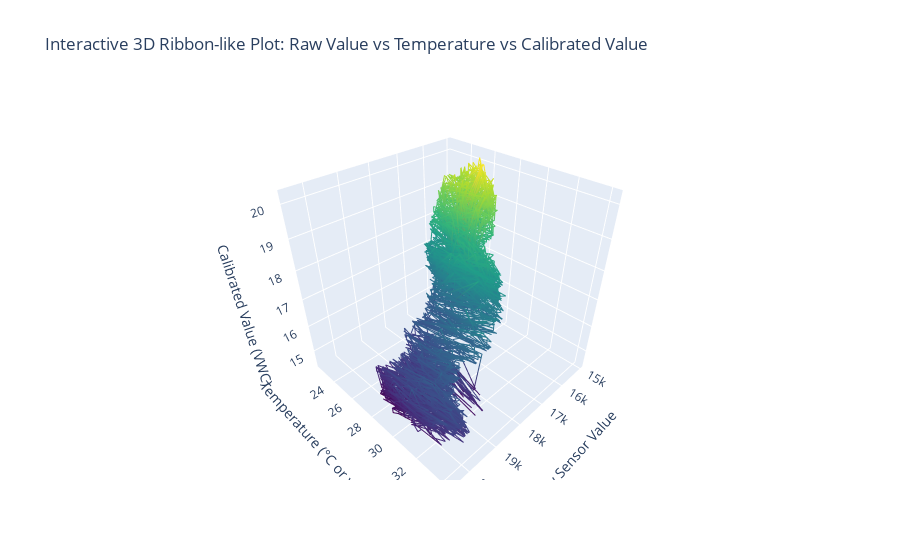

This figure's notebook cell:
### Code cell
import pandas as pd
import plotly.graph_objects as go

# Assuming your dataframes are named sm1_raw_df, sm1_vwc_df, and sm1_temp_df
# and the timestamp columns are named 'Time'
# and the value columns are named 'SM_raw', 'SM_vwc', and 'SM_temp'

# Merge the dataframes on 'Time'
merged_df = pd.merge(sm1_raw_df, sm1_vwc_df, on='Time', how='inner')
merged_df = pd.merge(merged_df, sm1_temp_df, on='Time', how='inner')

# Sort the dataframe by raw value and then by temperature
merged_df = merged_df.sort_values(by=['SM_raw', 'SM_temp'])

# Create the interactive 3D ribbon-like plot using plotly.graph_objects
fig = go.Figure(data=[go.Scatter3d(
    x=merged_df['SM_raw'],
    y=merged_df['SM_temp'],
    z=merged_df['SM_vwc'],
    mode='lines',
    line=dict(
        color=merged_df['SM_vwc'],
        colorscale='viridis',
        width=2
    ),
    marker=dict(  # Optional: Add markers at the points
        size=3,
        color=merged_df['SM_vwc'],
        colorscale='viridis',
        opacity=0.8
    ),
    text=[f"Raw: {r}<br>Temp: {t}<br>VWC: {v}" for r, t, v in zip(merged_df['SM_raw'], merged_df['SM_temp'], merged_df['SM_vwc'])],
    hoverinfo='text'
)])

# Update layout for better visualization
fig.update_layout(
    scene=dict(
        xaxis_title='Raw Sensor Value',
        yaxis_title='Temperature (°C or your unit)',
        zaxis_title='Calibrated Value (VWC)'
    ),
    title='Interactive 3D Ribbon-like Plot: Raw Value vs Temperature vs Calibrated Value'
)

# Show the interactive plot
fig.show()

### Figure 1 — Plotly figure (JSON) as saved in the notebook; plotly's stock layout.template omitted (floating-point values rounded to 4 significant figures; data arrays with more than 128 entries replaced by an {"elided": "..."} marker saying what was removed)
{"data": [{"hoverinfo": "text", "line": {"color": {"elided": "2968 float values"}, "colorscale": [[0, "#440154"], [0.1111, "#482878"], [0.2222, "#3e4989"], [0.3333, "#31688e"], [0.4444, "#26828e"], [0.5556, "#1f9e89"], [0.6667, "#35b779"], [0.7778, "#6ece58"], [0.8889, "#b5de2b"], [1, "#fde725"]], "width": 2}, "marker": {"color": {"elided": "2968 float values"}, "colorscale": [[0, "#440154"], [0.1111, "#482878"], [0.2222, "#3e4989"], [0.3333, "#31688e"], [0.4444, "#26828e"], [0.5556, "#1f9e89"], [0.6667, "#35b779"], [0.7778, "#6ece58"], [0.8889, "#b5de2b"], [1, "#fde725"]], "opacity": 0.8, "size": 3}, "mode": "lines", "text": {"elided": "2968 str values"}, "type": "scatter3d", "x": {"elided": "2968 float values"}, "y": {"elided": "2968 float values"}, "z": {"elided": "2968 float values"}}], "layout": {"scene": {"xaxis": {"title": {"text": "Raw Sensor Value"}}, "yaxis": {"title": {"text": "Temperature (°C or your unit)"}}, "zaxis": {"title": {"text": "Calibrated Value (VWC)"}}}, "title": {"text": "Interactive 3D Ribbon-like Plot: Raw Value vs Temperature vs Calibrated Value"}}}
